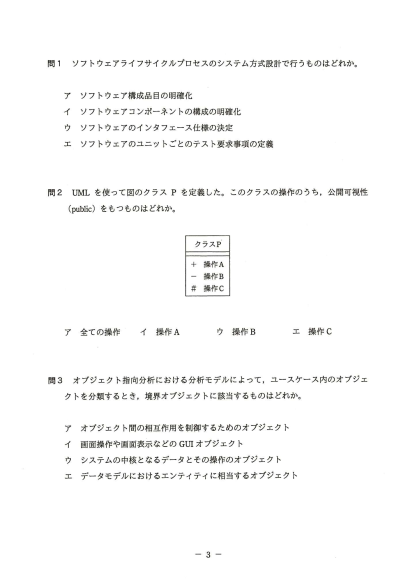
#> input picture am2/assets/2015_am2_2015_am2_p03.png, 825 x 1167 px, given in place of page-05.jpg, which was not available (shown at 1/2 size)
$ python build_2022_assets.py
#> lines starting #> are read from the running program, lines starting #| are printed output that depends on the picture
from pathlib import Path
from PIL import Image

ROOT=Path(__file__).resolve().parents[1]
SRC=ROOT/"_tmp_2022_render"
OUT=ROOT/"am2"/"assets"
OUT.mkdir(parents=True,exist_ok=True)

spec={
    "2022_q05_strategy.png": ("page-05.jpg",(135,245,890,665)),
    "2022_q24_schedule_waitgraph.png": ("page-14.jpg",(95,455,930,1200)),
    "2022_q25_network.png": ("page-15.jpg",(175,285,900,415)),
}
for name,(src,box) in spec.items():
    im=Image.open(SRC/src).convert("RGB")
#> im is the input picture: PIL image 825x1167 RGB; mean R, G, B 250, 250, 249.9
    crop=im.crop(box)
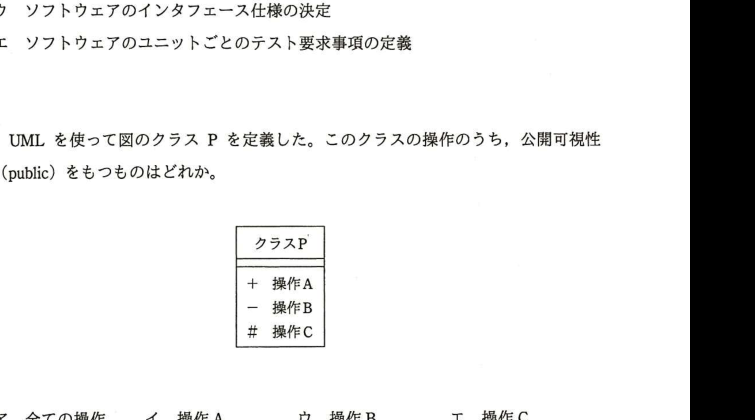
#> crop: PIL image 755x420 RGB; mean R, G, B 227.8, 227.8, 227.6
    crop.save(OUT/name,optimize=True)
    print(name,crop.size)
#| 2022_q05_strategy.png (755, 420)
#> pass 2 of the loop `for name,(src,box) in spec.items():`:
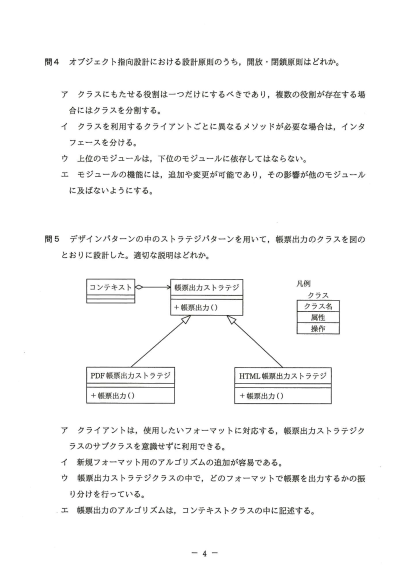
#> input picture am2/assets/2015_am2_2015_am2_p04.png, 825 x 1167 px, given in place of page-14.jpg, which was not available (shown at 1/2 size)
#> im is the input picture: PIL image 825x1167 RGB; mean R, G, B 247.5, 247.5, 247.4
#> `crop=im.crop(box)`:
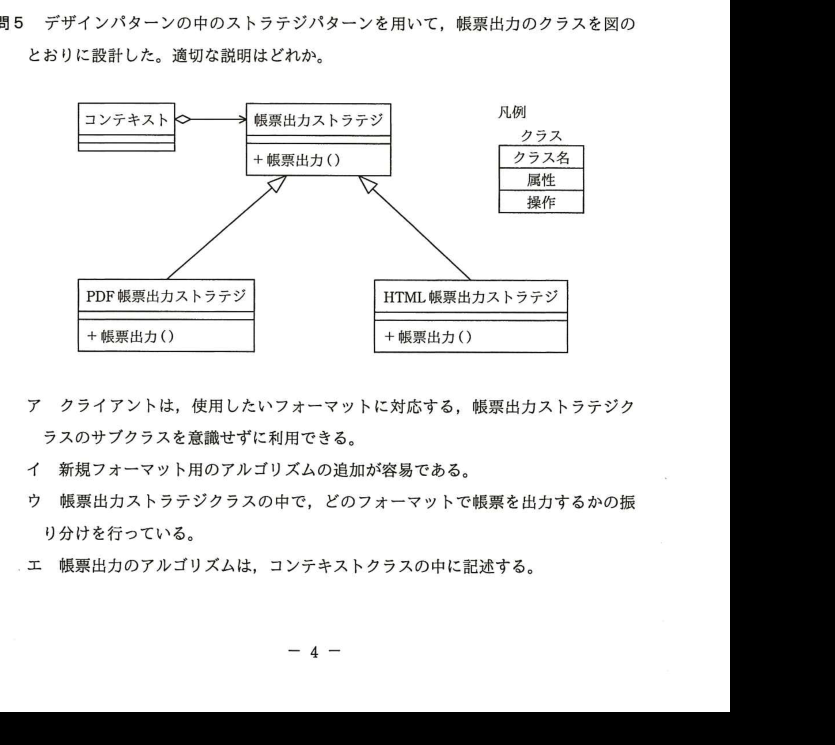
#> crop: PIL image 835x745 RGB; mean R, G, B 205.7, 205.7, 205.6
#| 2022_q24_schedule_waitgraph.png (835, 745)
